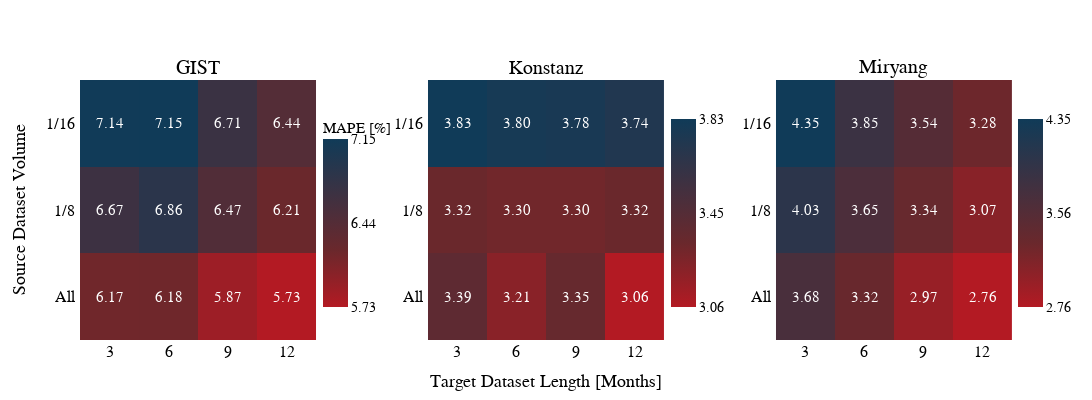
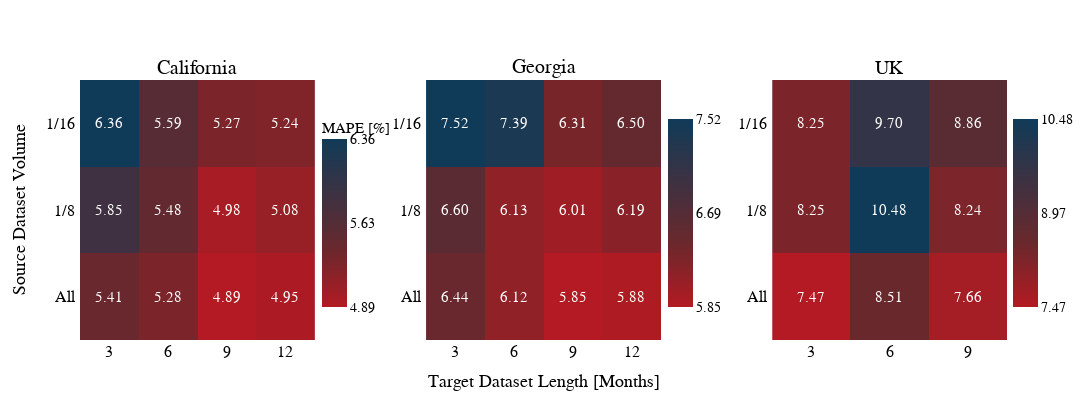

Source (notebook cell) for these figures, in order:
### Code cell
import plotly.graph_objects as go
from plotly.subplots import make_subplots
import numpy as np

# Data setup
sites_row1 = ["GIST", "Konstanz", "Miryang"]
sites_row2 = ["California", "Georgia", "UK"]
x_labels = ["3", "6", "9", "12"]
x_labels_UK = ["3", "6", "9"]
y_labels = ["All ", "1/8 ", "1/16 "]

data = {
    "GIST":     [[6.1724, 6.1783, 5.8742, 5.7292],
                 [6.6736, 6.8629, 6.4680, 6.2141],
                 [7.1363, 7.1455, 6.7053, 6.4413]],

    "Konstanz": [[3.3888, 3.2131, 3.3475, 3.0605],
                 [3.3241, 3.2975, 3.2998, 3.3247],
                 [3.8336, 3.7963, 3.7823, 3.7371]],

    "Miryang":  [[3.6815, 3.3182, 2.9681, 2.7572],
                 [4.0321, 3.6522, 3.3389, 3.0737],
                 [4.3548, 3.8478, 3.5435, 3.2797]],

    "California": [[5.411, 5.2759, 4.8947, 4.9451],
                   [5.8545, 5.4798, 4.9797, 5.0834],
                   [6.3624, 5.5923, 5.2748, 5.2427]],

    "Georgia":  [[6.4423, 6.1232, 5.8519, 5.8817],
                 [6.6001, 6.1299, 6.0094, 6.1892],
                 [7.5237, 7.3936, 6.3121, 6.4992]],

    "UK":       [[7.4676, 8.5057, 7.6623],
                 [8.2529, 10.478, 8.2393],
                 [8.2501, 9.7039, 8.8634]]
}

# Custom color scale
custom_colorscale = [
    (0.0, "rgb(16, 59, 88)"),       # Blue Opal
    (0.66, "rgb(106, 40, 44)"),     # Syrah
    (1.0, "rgb(179, 26, 35)")       # Adrenaline Rush
]

def create_heatmap(sites, row_number):
    # Create figure with 1x3 subplots
    fig = make_subplots(
        rows=1, cols=3,
        subplot_titles=sites,
        horizontal_spacing=0.12
    )

    # Calculate colorbar positions
    colorbar_x = [0.25, 0.623, 0.996]

    # Add heatmaps
    for idx, site in enumerate(sites):
        col = idx + 1
        
        site_data = np.array(data[site])
        site_min = np.nanmin(site_data[site_data != None])
        site_max = np.nanmax(site_data[site_data != None])

        if site == 'GIST' or site == 'California':
            colorbar_title = 'MAPE [%]'
        else:
            colorbar_title = None

        # colorbar_title = 'MAPE [%]' if site == 'GIST' else None
        x_labels_current = x_labels_UK if site == 'UK' else x_labels
        
        fig.add_trace(
            go.Heatmap(
                z=data[site],
                x=x_labels_current,
                y=y_labels,
                colorscale=custom_colorscale,
                reversescale=True,
                text=[[f'{val:.2f}' if val is not None else '' for val in row] for row in data[site]],
                texttemplate='%{text}',
                textfont={"size": 15, "color": "white", "family": "Times New Roman"},
                showscale=True,
                colorbar=dict(
                    title=dict(
                        text=colorbar_title if colorbar_title else '',
                        font=dict(
                            family="Times New Roman",
                            size=15,
                        ),
                        side='top'
                    ),
                    x=colorbar_x[col-1],
                    y=0.89,
                    len=0.8,
                    thickness=25,
                    yanchor='top',
                    tickmode='array',
                    tickvals=[site_max, (site_min + site_max)/2, site_min],
                    ticktext=[f'{site_max:.2f}', f'{(site_min + site_max)/2:.2f}', f'{site_min:.2f}'],
                    tickfont=dict(family="Times New Roman", size=14),
                ),
                zmin=site_max,
                zmax=site_min
            ),
            row=1, col=col
        )

    # Update layout
    fig.update_layout(
        height=400,
        width=1200,
        showlegend=False,
        margin=dict(t=80, b=40),
        font=dict(
            family="Times New Roman",
            size=14,
            color="black"
        )
    )

    # Update subplot titles
    for annotation in fig.layout.annotations:
        annotation.font.update(
            family='Times New Roman',
            size=20
        )

    # Update axis labels
    for col in range(1, 4):
        fig.update_xaxes(
            tickfont=dict(size=16, family="Times New Roman"),
            row=1, col=col
        )
        fig.update_yaxes(
            tickfont=dict(size=16, family="Times New Roman"),
            row=1, col=col
        )

    # Add axis labels to the leftmost plot
    fig.update_xaxes(
        title_text='Target Dataset Length [Months]',
        title_font=dict(size=18, family="Times New Roman"),
        row=1, col=2
    )
    fig.update_yaxes(
        title_text='Source Dataset Volume',
        title_font=dict(size=18, family="Times New Roman"),
        row=1, col=1
    )

    # Save figure
    # fig.write_image(f'heatmap_row{row_number}.png', scale=4)
    return fig

# Create and save both heatmaps
fig1 = create_heatmap(sites_row1, 1)
fig2 = create_heatmap(sites_row2, 2)

# Display figures (optional)
fig1.show()
fig2.show()

### Figure 1 — Plotly figure (JSON) as saved in the notebook; plotly's stock layout.template omitted (floating-point values rounded to 4 significant figures)
{"data": [{"colorbar": {"len": 0.8, "thickness": 25, "tickfont": {"family": "Times New Roman", "size": 14}, "tickmode": "array", "ticktext": ["7.15", "6.44", "5.73"], "tickvals": [7.146, 6.437, 5.729], "title": {"font": {"family": "Times New Roman", "size": 15}, "side": "top", "text": "MAPE [%]"}, "x": 0.25, "y": 0.89, "yanchor": "top"}, "colorscale": [[0, "rgb(16, 59, 88)"], [0.66, "rgb(106, 40, 44)"], [1, "rgb(179, 26, 35)"]], "reversescale": true, "showscale": true, "text": [["6.17", "6.18", "5.87", "5.73"], ["6.67", "6.86", "6.47", "6.21"], ["7.14", "7.15", "6.71", "6.44"]], "textfont": {"color": "white", "family": "Times New Roman", "size": 15}, "texttemplate": "%{text}", "type": "heatmap", "x": ["3", "6", "9", "12"], "xaxis": "x", "y": ["All ", "1/8 ", "1/16 "], "yaxis": "y", "z": [[6.172, 6.178, 5.874, 5.729], [6.674, 6.863, 6.468, 6.214], [7.136, 7.146, 6.705, 6.441]], "zmax": 5.729, "zmin": 7.146}, {"colorbar": {"len": 0.8, "thickness": 25, "tickfont": {"family": "Times New Roman", "size": 14}, "tickmode": "array", "ticktext": ["3.83", "3.45", "3.06"], "tickvals": [3.834, 3.447, 3.061], "title": {"font": {"family": "Times New Roman", "size": 15}, "side": "top", "text": ""}, "x": 0.623, "y": 0.89, "yanchor": "top"}, "colorscale": [[0, "rgb(16, 59, 88)"], [0.66, "rgb(106, 40, 44)"], [1, "rgb(179, 26, 35)"]], "reversescale": true, "showscale": true, "text": [["3.39", "3.21", "3.35", "3.06"], ["3.32", "3.30", "3.30", "3.32"], ["3.83", "3.80", "3.78", "3.74"]], "textfont": {"color": "white", "family": "Times New Roman", "size": 15}, "texttemplate": "%{text}", "type": "heatmap", "x": ["3", "6", "9", "12"], "xaxis": "x2", "y": ["All ", "1/8 ", "1/16 "], "yaxis": "y2", "z": [[3.389, 3.213, 3.348, 3.061], [3.324, 3.297, 3.3, 3.325], [3.834, 3.796, 3.782, 3.737]], "zmax": 3.061, "zmin": 3.834}, {"colorbar": {"len": 0.8, "thickness": 25, "tickfont": {"family": "Times New Roman", "size": 14}, "tickmode": "array", "ticktext": ["4.35", "3.56", "2.76"], "tickvals": [4.355, 3.556, 2.757], "title": {"font": {"family": "Times New Roman", "size": 15}, "side": "top", "text": ""}, "x": 0.996, "y": 0.89, "yanchor": "top"}, "colorscale": [[0, "rgb(16, 59, 88)"], [0.66, "rgb(106, 40, 44)"], [1, "rgb(179, 26, 35)"]], "reversescale": true, "showscale": true, "text": [["3.68", "3.32", "2.97", "2.76"], ["4.03", "3.65", "3.34", "3.07"], ["4.35", "3.85", "3.54", "3.28"]], "textfont": {"color": "white", "family": "Times New Roman", "size": 15}, "texttemplate": "%{text}", "type": "heatmap", "x": ["3", "6", "9", "12"], "xaxis": "x3", "y": ["All ", "1/8 ", "1/16 "], "yaxis": "y3", "z": [[3.682, 3.318, 2.968, 2.757], [4.032, 3.652, 3.339, 3.074], [4.355, 3.848, 3.543, 3.28]], "zmax": 2.757, "zmin": 4.355}], "layout": {"annotations": [{"font": {"family": "Times New Roman", "size": 20}, "showarrow": false, "text": "GIST", "x": 0.1267, "xanchor": "center", "xref": "paper", "y": 1, "yanchor": "bottom", "yref": "paper"}, {"font": {"family": "Times New Roman", "size": 20}, "showarrow": false, "text": "Konstanz", "x": 0.5, "xanchor": "center", "xref": "paper", "y": 1, "yanchor": "bottom", "yref": "paper"}, {"font": {"family": "Times New Roman", "size": 20}, "showarrow": false, "text": "Miryang", "x": 0.8733, "xanchor": "center", "xref": "paper", "y": 1, "yanchor": "bottom", "yref": "paper"}], "font": {"color": "black", "family": "Times New Roman", "size": 14}, "height": 400, "margin": {"b": 40, "t": 80}, "showlegend": false, "width": 1200, "xaxis": {"anchor": "y", "domain": [0, 0.2533], "tickfont": {"family": "Times New Roman", "size": 16}}, "xaxis2": {"anchor": "y2", "domain": [0.3733, 0.6267], "tickfont": {"family": "Times New Roman", "size": 16}, "title": {"font": {"family": "Times New Roman", "size": 18}, "text": "Target Dataset Length [Months]"}}, "xaxis3": {"anchor": "y3", "domain": [0.7467, 1], "tickfont": {"family": "Times New Roman", "size": 16}}, "yaxis": {"anchor": "x", "domain": [0, 1], "tickfont": {"family": "Times New Roman", "size": 16}, "title": {"font": {"family": "Times New Roman", "size": 18}, "text": "Source Dataset Volume"}}, "yaxis2": {"anchor": "x2", "domain": [0, 1], "tickfont": {"family": "Times New Roman", "size": 16}}, "yaxis3": {"anchor": "x3", "domain": [0, 1], "tickfont": {"family": "Times New Roman", "size": 16}}}}

### Figure 2 — Plotly figure (JSON) as saved in the notebook; plotly's stock layout.template omitted (floating-point values rounded to 4 significant figures)
{"data": [{"colorbar": {"len": 0.8, "thickness": 25, "tickfont": {"family": "Times New Roman", "size": 14}, "tickmode": "array", "ticktext": ["6.36", "5.63", "4.89"], "tickvals": [6.362, 5.629, 4.895], "title": {"font": {"family": "Times New Roman", "size": 15}, "side": "top", "text": "MAPE [%]"}, "x": 0.25, "y": 0.89, "yanchor": "top"}, "colorscale": [[0, "rgb(16, 59, 88)"], [0.66, "rgb(106, 40, 44)"], [1, "rgb(179, 26, 35)"]], "reversescale": true, "showscale": true, "text": [["5.41", "5.28", "4.89", "4.95"], ["5.85", "5.48", "4.98", "5.08"], ["6.36", "5.59", "5.27", "5.24"]], "textfont": {"color": "white", "family": "Times New Roman", "size": 15}, "texttemplate": "%{text}", "type": "heatmap", "x": ["3", "6", "9", "12"], "xaxis": "x", "y": ["All ", "1/8 ", "1/16 "], "yaxis": "y", "z": [[5.411, 5.276, 4.895, 4.945], [5.854, 5.48, 4.98, 5.083], [6.362, 5.592, 5.275, 5.243]], "zmax": 4.895, "zmin": 6.362}, {"colorbar": {"len": 0.8, "thickness": 25, "tickfont": {"family": "Times New Roman", "size": 14}, "tickmode": "array", "ticktext": ["7.52", "6.69", "5.85"], "tickvals": [7.524, 6.688, 5.852], "title": {"font": {"family": "Times New Roman", "size": 15}, "side": "top", "text": ""}, "x": 0.623, "y": 0.89, "yanchor": "top"}, "colorscale": [[0, "rgb(16, 59, 88)"], [0.66, "rgb(106, 40, 44)"], [1, "rgb(179, 26, 35)"]], "reversescale": true, "showscale": true, "text": [["6.44", "6.12", "5.85", "5.88"], ["6.60", "6.13", "6.01", "6.19"], ["7.52", "7.39", "6.31", "6.50"]], "textfont": {"color": "white", "family": "Times New Roman", "size": 15}, "texttemplate": "%{text}", "type": "heatmap", "x": ["3", "6", "9", "12"], "xaxis": "x2", "y": ["All ", "1/8 ", "1/16 "], "yaxis": "y2", "z": [[6.442, 6.123, 5.852, 5.882], [6.6, 6.13, 6.009, 6.189], [7.524, 7.394, 6.312, 6.499]], "zmax": 5.852, "zmin": 7.524}, {"colorbar": {"len": 0.8, "thickness": 25, "tickfont": {"family": "Times New Roman", "size": 14}, "tickmode": "array", "ticktext": ["10.48", "8.97", "7.47"], "tickvals": [10.48, 8.973, 7.468], "title": {"font": {"family": "Times New Roman", "size": 15}, "side": "top", "text": ""}, "x": 0.996, "y": 0.89, "yanchor": "top"}, "colorscale": [[0, "rgb(16, 59, 88)"], [0.66, "rgb(106, 40, 44)"], [1, "rgb(179, 26, 35)"]], "reversescale": true, "showscale": true, "text": [["7.47", "8.51", "7.66"], ["8.25", "10.48", "8.24"], ["8.25", "9.70", "8.86"]], "textfont": {"color": "white", "family": "Times New Roman", "size": 15}, "texttemplate": "%{text}", "type": "heatmap", "x": ["3", "6", "9"], "xaxis": "x3", "y": ["All ", "1/8 ", "1/16 "], "yaxis": "y3", "z": [[7.468, 8.506, 7.662], [8.253, 10.48, 8.239], [8.25, 9.704, 8.863]], "zmax": 7.468, "zmin": 10.48}], "layout": {"annotations": [{"font": {"family": "Times New Roman", "size": 20}, "showarrow": false, "text": "California", "x": 0.1267, "xanchor": "center", "xref": "paper", "y": 1, "yanchor": "bottom", "yref": "paper"}, {"font": {"family": "Times New Roman", "size": 20}, "showarrow": false, "text": "Georgia", "x": 0.5, "xanchor": "center", "xref": "paper", "y": 1, "yanchor": "bottom", "yref": "paper"}, {"font": {"family": "Times New Roman", "size": 20}, "showarrow": false, "text": "UK", "x": 0.8733, "xanchor": "center", "xref": "paper", "y": 1, "yanchor": "bottom", "yref": "paper"}], "font": {"color": "black", "family": "Times New Roman", "size": 14}, "height": 400, "margin": {"b": 40, "t": 80}, "showlegend": false, "width": 1200, "xaxis": {"anchor": "y", "domain": [0, 0.2533], "tickfont": {"family": "Times New Roman", "size": 16}}, "xaxis2": {"anchor": "y2", "domain": [0.3733, 0.6267], "tickfont": {"family": "Times New Roman", "size": 16}, "title": {"font": {"family": "Times New Roman", "size": 18}, "text": "Target Dataset Length [Months]"}}, "xaxis3": {"anchor": "y3", "domain": [0.7467, 1], "tickfont": {"family": "Times New Roman", "size": 16}}, "yaxis": {"anchor": "x", "domain": [0, 1], "tickfont": {"family": "Times New Roman", "size": 16}, "title": {"font": {"family": "Times New Roman", "size": 18}, "text": "Source Dataset Volume"}}, "yaxis2": {"anchor": "x2", "domain": [0, 1], "tickfont": {"family": "Times New Roman", "size": 16}}, "yaxis3": {"anchor": "x3", "domain": [0, 1], "tickfont": {"family": "Times New Roman", "size": 16}}}}
